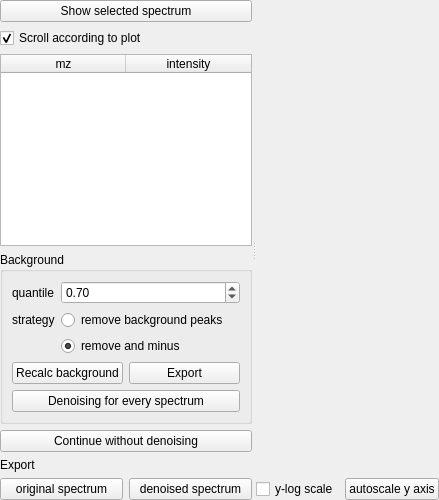
       <widget class="QWidget" name="spectra1Tab">
        <attribute name="title">
         <string>Spectra</string>
        </attribute>
        <layout class="QHBoxLayout" name="horizontalLayout_36">
         <property name="leftMargin">
          <number>0</number>
         </property>
         <property name="topMargin">
          <number>0</number>
         </property>
         <property name="rightMargin">
          <number>0</number>
         </property>
         <property name="bottomMargin">
          <number>0</number>
         </property>
         <item>
          <widget class="QSplitter" name="spectra1Splitter">
           <property name="orientation">
            <enum>Qt::Horizontal</enum>
           </property>
           <widget class="QWidget" name="layoutWidget">
            <layout class="QVBoxLayout" name="verticalLayout_8">
             <item>
              <widget class="QPushButton" name="spectra1ShowPushButton">
               <property name="sizePolicy">
                <sizepolicy hsizetype="Preferred" vsizetype="Fixed">
                 <horstretch>0</horstretch>
                 <verstretch>0</verstretch>
                </sizepolicy>
               </property>
               <property name="text">
                <string>Show selected spectrum</string>
               </property>
              </widget>
             </item>
             <item>
              <widget class="QCheckBox" name="spectrum1AutoScrollCheckBox">
               <property name="sizePolicy">
                <sizepolicy hsizetype="Preferred" vsizetype="Fixed">
                 <horstretch>0</horstretch>
                 <verstretch>0</verstretch>
                </sizepolicy>
               </property>
               <property name="text">
                <string>Scroll according to plot</string>
               </property>
               <property name="checked">
                <bool>true</bool>
               </property>
              </widget>
             </item>
             <item>
              <widget class="QTableWidget" name="spectrum1TableWidget">
               <property name="sizePolicy">
                <sizepolicy hsizetype="Preferred" vsizetype="Expanding">
                 <horstretch>1</horstretch>
                 <verstretch>0</verstretch>
                </sizepolicy>
               </property>
               <property name="minimumSize">
                <size>
                 <width>250</width>
                 <height>0</height>
                </size>
               </property>
               <property name="editTriggers">
                <set>QAbstractItemView::NoEditTriggers</set>
               </property>
               <property name="textElideMode">
                <enum>Qt::ElideNone</enum>
               </property>
               <property name="verticalScrollMode">
                <enum>QAbstractItemView::ScrollPerItem</enum>
               </property>
               <property name="horizontalScrollMode">
                <enum>QAbstractItemView::ScrollPerPixel</enum>
               </property>
               <attribute name="horizontalHeaderDefaultSectionSize">
                <number>125</number>
               </attribute>
               <attribute name="horizontalHeaderMinimumSectionSize">
                <number>50</number>
               </attribute>
               <attribute name="horizontalHeaderStretchLastSection">
                <bool>true</bool>
               </attribute>
               <attribute name="verticalHeaderVisible">
                <bool>false</bool>
               </attribute>
               <attribute name="verticalHeaderStretchLastSection">
                <bool>false</bool>
               </attribute>
               <column>
                <property name="text">
                 <string>mz</string>
                </property>
               </column>
               <column>
                <property name="text">
                 <string>intensity</string>
                </property>
               </column>
              </widget>
             </item>
             <item>
              <widget class="QGroupBox" name="groupBox_4">
               <property name="sizePolicy">
                <sizepolicy hsizetype="Preferred" vsizetype="Maximum">
                 <horstretch>1</horstretch>
                 <verstretch>0</verstretch>
                </sizepolicy>
               </property>
               <property name="title">
                <string>Background</string>
               </property>
               <layout class="QFormLayout" name="formLayout_7">
                <item row="2" column="0">
                 <widget class="QLabel" name="label_27">
                  <property name="text">
                   <string>strategy</string>
                  </property>
                 </widget>
                </item>
                <item row="2" column="1">
                 <widget class="QRadioButton" name="denoiseRemoveOnlyRadioButton">
                  <property name="sizePolicy">
                   <sizepolicy hsizetype="Preferred" vsizetype="Fixed">
                    <horstretch>0</horstretch>
                    <verstretch>0</verstretch>
                   </sizepolicy>
                  </property>
                  <property name="text">
                   <string>remove background peaks</string>
                  </property>
                  <property name="checked">
                   <bool>false</bool>
                  </property>
                 </widget>
                </item>
                <item row="3" column="1">
                 <widget class="QRadioButton" name="denoiseRemoveMinusRadioButton">
                  <property name="sizePolicy">
                   <sizepolicy hsizetype="Preferred" vsizetype="Fixed">
                    <horstretch>0</horstretch>
                    <verstretch>0</verstretch>
                   </sizepolicy>
                  </property>
                  <property name="text">
                   <string>remove and minus</string>
                  </property>
                  <property name="checked">
                   <bool>true</bool>
                  </property>
                 </widget>
                </item>
                <item row="4" column="0" colspan="2">
                 <layout class="QHBoxLayout" name="horizontalLayout_19">
                  <item>
                   <widget class="QPushButton" name="denoiseRecalcPushButton">
                    <property name="sizePolicy">
                     <sizepolicy hsizetype="Preferred" vsizetype="Fixed">
                      <horstretch>0</horstretch>
                      <verstretch>0</verstretch>
                     </sizepolicy>
                    </property>
                    <property name="text">
                     <string>Recalc background</string>
                    </property>
                   </widget>
                  </item>
                  <item>
                   <widget class="QPushButton" name="denoiseExportPushButton">
                    <property name="sizePolicy">
                     <sizepolicy hsizetype="Preferred" vsizetype="Fixed">
                      <horstretch>0</horstretch>
                      <verstretch>0</verstretch>
                     </sizepolicy>
                    </property>
                    <property name="text">
                     <string>Export</string>
                    </property>
                   </widget>
                  </item>
                 </layout>
                </item>
                <item row="6" column="0" colspan="2">
                 <widget class="QPushButton" name="denoiseFinishPushButton">
                  <property name="sizePolicy">
                   <sizepolicy hsizetype="Preferred" vsizetype="Fixed">
                    <horstretch>0</horstretch>
                    <verstretch>0</verstretch>
                   </sizepolicy>
                  </property>
                  <property name="text">
                   <string>Denoising for every spectrum</string>
                  </property>
                 </widget>
                </item>
                <item row="1" column="0">
                 <widget class="QLabel" name="label_25">
                  <property name="text">
                   <string>quantile</string>
                  </property>
                 </widget>
                </item>
                <item row="1" column="1">
                 <widget class="QDoubleSpinBox" name="denoiseQuantileDoubleSpinBox">
                  <property name="sizePolicy">
                   <sizepolicy hsizetype="Preferred" vsizetype="Fixed">
                    <horstretch>0</horstretch>
                    <verstretch>0</verstretch>
                   </sizepolicy>
                  </property>
                  <property name="maximum">
                   <double>1.000000000000000</double>
                  </property>
                  <property name="value">
                   <double>0.700000000000000</double>
                  </property>
                 </widget>
                </item>
               </layout>
              </widget>
             </item>
             <item>
              <widget class="QPushButton" name="spectra1ContinuePushButton">
               <property name="sizePolicy">
                <sizepolicy hsizetype="Preferred" vsizetype="Fixed">
                 <horstretch>0</horstretch>
                 <verstretch>0</verstretch>
                </sizepolicy>
               </property>
               <property name="text">
                <string>Continue without denoising</string>
               </property>
              </widget>
             </item>
             <item>
              <widget class="QLabel" name="label_24">
               <property name="text">
                <string>Export</string>
               </property>
              </widget>
             </item>
             <item>
              <layout class="QHBoxLayout" name="horizontalLayout_20">
               <item>
                <widget class="QPushButton" name="spectrum1ExportPushButton">
                 <property name="sizePolicy">
                  <sizepolicy hsizetype="Preferred" vsizetype="Fixed">
                   <horstretch>0</horstretch>
                   <verstretch>0</verstretch>
                  </sizepolicy>
                 </property>
                 <property name="text">
                  <string>original spectrum</string>
                 </property>
                </widget>
               </item>
               <item>
                <widget class="QPushButton" name="spectrum1DenoisedExportPushButton">
                 <property name="sizePolicy">
                  <sizepolicy hsizetype="Preferred" vsizetype="Fixed">
                   <horstretch>0</horstretch>
                   <verstretch>0</verstretch>
                  </sizepolicy>
                 </property>
                 <property name="text">
                  <string>denoised spectrum</string>
                 </property>
                </widget>
               </item>
              </layout>
             </item>
            </layout>
           </widget>
           <widget class="QWidget" name="horizontalLayoutWidget">
            <layout class="QVBoxLayout" name="verticalLayout_14">
             <item>
              <widget class="QWidget" name="spectrum1Widget" native="true">
               <property name="sizePolicy">
                <sizepolicy hsizetype="Preferred" vsizetype="Expanding">
                 <horstretch>3</horstretch>
                 <verstretch>0</verstretch>
                </sizepolicy>
               </property>
              </widget>
             </item>
             <item>
              <layout class="QHBoxLayout" name="horizontalLayout_3">
               <item>
                <widget class="QCheckBox" name="spectrum1LogScaleCheckBox">
                 <property name="sizePolicy">
                  <sizepolicy hsizetype="Maximum" vsizetype="Fixed">
                   <horstretch>0</horstretch>
                   <verstretch>0</verstretch>
                  </sizepolicy>
                 </property>
                 <property name="text">
                  <string>y-log scale</string>
                 </property>
                </widget>
               </item>
               <item>
                <widget class="QPushButton" name="spectrum1RescalePushButton">
                 <property name="sizePolicy">
                  <sizepolicy hsizetype="Maximum" vsizetype="Fixed">
                   <horstretch>0</horstretch>
                   <verstretch>0</verstretch>
                  </sizepolicy>
                 </property>
                 <property name="text">
                  <string>autoscale y axis</string>
                 </property>
                </widget>
               </item>
              </layout>
             </item>
            </layout>
           </widget>
          </widget>
         </item>
        </layout>
       </widget>
